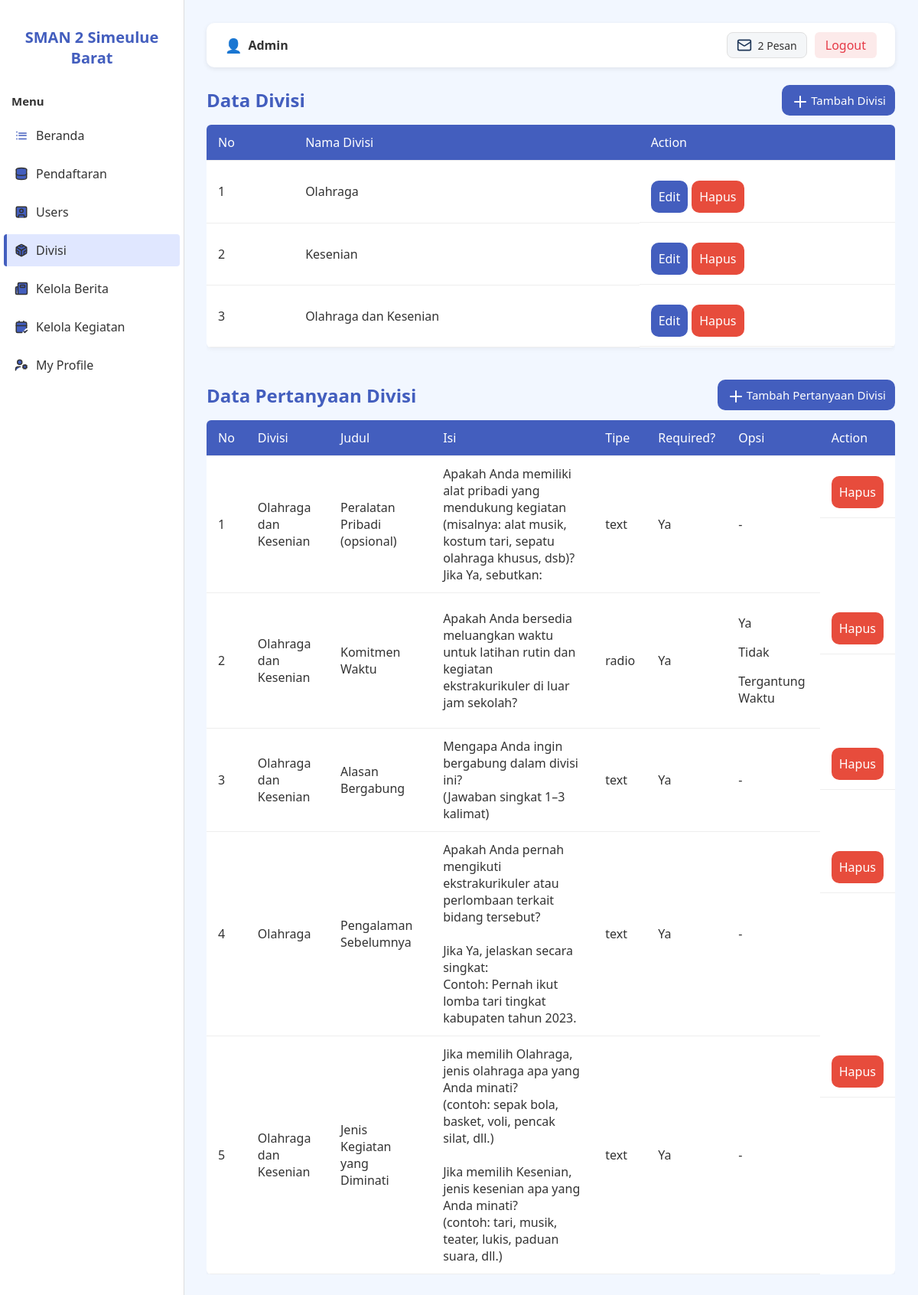
Screenshot of /dashboard/divisi.php (signed in) with the database file from the repository.
### tables this page shows
CREATE TABLE `divisi` (
  `id_divisi` int(11) NOT NULL,
  `nama_divisi` varchar(100) NOT NULL
);

CREATE TABLE `pertanyaan_divisi` (
  `id_pertanyaan` int(11) NOT NULL,
  `id_divisi` int(11) NOT NULL,
  `judul_pertanyaan` varchar(255) NOT NULL,
  `isi_pertanyaan` text NOT NULL,
  `tipe_pertanyaan` enum('text','textarea','radio','checkbox','select') NOT NULL,
  `is_required` tinyint(1) DEFAULT 0,
  `created_at` timestamp NOT NULL DEFAULT current_timestamp(),
  `updated_at` timestamp NOT NULL DEFAULT current_timestamp() ON UPDATE current_timestamp()
);

CREATE TABLE `opsi_pertanyaan` (
  `id_opsi` int(11) NOT NULL,
  `id_pertanyaan` int(11) NOT NULL,
  `opsi_text` varchar(255) NOT NULL,
  `nilai_opsional` varchar(255) DEFAULT NULL,
  `urutan` int(11) NOT NULL DEFAULT 0,
  `created_at` timestamp NOT NULL DEFAULT current_timestamp(),
  `updated_at` timestamp NOT NULL DEFAULT current_timestamp() ON UPDATE current_timestamp()
);

### actions/auth_check.php (called while the page is built, shortened)
<?php
function isAdmin()
{
    return isset($_SESSION['user']['role']) && $_SESSION['user']['role'] === 'admin';
}

### dashboard/divisi.php (the view, shortened to what this page needs)
<?php
include '../config/koneksi.php';
include '../actions/auth_check.php';
$limit = 10;
$page = isset($_GET['page']) ? max(1, intval($_GET['page'])) : 1;
$offset = ($page - 1) * $limit;
$searchSql = "";
$query = "SELECT * FROM divisi $searchSql LIMIT $limit OFFSET $offset";
$result = mysqli_query($koneksi, $query);
$queryPertanyaan = "
  SELECT p.*, d.nama_divisi
  FROM pertanyaan_divisi p
  LEFT JOIN divisi d ON p.id_divisi = d.id_divisi
  ORDER BY p.id_pertanyaan DESC
";
$resultPertanyaan = mysqli_query($koneksi, $queryPertanyaan);
$opsiQuery = "SELECT id_pertanyaan, opsi_text, nilai_opsional FROM opsi_pertanyaan";
$opsiResult = mysqli_query($koneksi, $opsiQuery);
$opsiMap = [];
while ($opsi = mysqli_fetch_assoc($opsiResult)) {
    $id = $opsi['id_pertanyaan'];
    $opsiMap[$id][] = $opsi;
}
?>
<!DOCTYPE html>
<html lang="id">
<head>
    <link rel="stylesheet" href="css/dashboard.css"/>
    <link rel="stylesheet" href="css/pagination.css"/>
</head>
<body>
<div class="dashboard-container">
    <?php include 'partials/sidebar.php'; ?>
    <main class="content">
        <?php include 'partials/navbar.php'; ?>
        <div class='heading-container'>
            <h1>Data Divisi</h1>
            <a class="btn-tambah" onclick="openAddModal()">
                <svg xmlns="http://www.w3.org/2000/svg" width="20" height="20" fill="none" stroke="currentColor" stroke-width="2" stroke-linecap="round" stroke-linejoin="round"><path d="M5 12h14"/><path d="M12 5v14"/></svg>
                Tambah Divisi
            </a>
        </div>
        <div class="table-container">
            <table>
                <thead>
                    <tr>
                        <th>No</th>
                        <th>Nama Divisi</th>
                        <?php if (isAdmin()) echo '<th>Action</th>'; ?>
                    </tr>
                </thead>
                <tbody>
                    <?php if (mysqli_num_rows($result) > 0): ?>
                        <?php $no = $offset + 1; ?>
                        <?php while ($row = mysqli_fetch_assoc($result)): ?>
                            <tr>
                                <td><?= $no++ ?></td>
                                <td><?= htmlspecialchars($row['nama_divisi']) ?></td>
                                <?php if (isAdmin()): ?>
                                <td class="action">
                                    <a class="btn-edit" href="#"
                                       data-id="<?= $row['id_divisi'] ?>"
                                       data-nama_divisi="<?= htmlspecialchars($row['nama_divisi']) ?>"
                                       onclick="openEditModal(this)">
                                        Edit
                                    </a>
                                    <a class="btn-delete" href="../actions/divisi/delete.php?id=<?= $row['id_divisi'] ?>" onclick="return confirm('Yakin ingin menghapus divisi ini?')">Hapus</a>
                                </td>
                                <?php endif; ?>
                            </tr>
                        <?php endwhile; ?>
                    <?php else: ?>
                        <tr>
                            <td colspan="<?= isAdmin() ? '3' : '2' ?>" style="text-align:center;">Tidak ada data divisi.</td>
                        </tr>
                    <?php endif; ?>
                </tbody>
            </table>
        </div>
        <div class='heading-container'>
            <h1>Data Pertanyaan Divisi</h1>
            <a class="btn-tambah" onclick="openAddPertanyaanModal()">
              <svg xmlns="http://www.w3.org/2000/svg" width="20" height="20" fill="none" stroke="currentColor" stroke-width="2" stroke-linecap="round" stroke-linejoin="round">
                <path d="M5 12h14"/><path d="M12 5v14"/>
              </svg>
              Tambah Pertanyaan Divisi
            </a>
        </div>
      <div class="table-container">
          <table>
              <thead>
                  <tr>
                      <th>No</th>
                      <th>Divisi</th>
                      <th>Judul</th>
                      <th>Isi</th>
                      <th>Tipe</th>
                      <th>Required?</th>
                      <th>Opsi</th>
                      <?php if (isAdmin()) echo '<th>Action</th>'; ?>
                  </tr>
              </thead>
              <tbody>
                  <?php if (mysqli_num_rows($resultPertanyaan) > 0): ?>
                      <?php $no = 1; ?>
                      <?php while ($row = mysqli_fetch_assoc($resultPertanyaan)): ?>
                          <tr>
                              <td><?= $no++ ?></td>
                              <td><?= htmlspecialchars($row['nama_divisi']) ?></td>
                              <td><?= htmlspecialchars($row['judul_pertanyaan']) ?></td>
                              <td><?= nl2br(htmlspecialchars($row['isi_pertanyaan'])) ?></td>
                              <td><?= $row['tipe_pertanyaan'] ?></td>
                              <td><?= $row['is_required'] ? 'Ya' : 'Tidak' ?></td>
                              <td>
                                  <?php if (!empty($opsiMap[$row['id_pertanyaan']])): ?>
                                          <?php foreach ($opsiMap[$row['id_pertanyaan']] as $o): ?>
                                              <p><?= htmlspecialchars($o['opsi_text']) ?></p>
                                          <?php endforeach; ?>
                                  <?php else: ?>
                                      -
                                  <?php endif; ?>
                              </td>
                              <?php if (isAdmin()): ?>
                              <td class="action">
                                  <a class="btn-delete" href="../actions/pertanyaan_divisi/delete.php?id=<?= $row['id_pertanyaan'] ?>" onclick="return confirm('Yakin ingin menghapus pertanyaan ini?')">Hapus</a>
                              </td>
                              <?php endif; ?>
                          </tr>
                      <?php endwhile; ?>
                  <?php else: ?>
                      <tr>
                          <td colspan="<?= isAdmin() ? '8' : '7' ?>" style="text-align:center;">Tidak ada data pertanyaan divisi.</td>
                      </tr>
                  <?php endif; ?>
              </tbody>
          </table>
      </div>
    </main>
</div>
</body>
</html>

### dashboard/css/dashboard.css (style rules this page uses)
:root { --primary: #435ebe; --light-bg: #f2f7ff; --white: #fff; --text-dark: #333; --bg-gray-light: #dedede; --hover-bg: #e0e7ff; --danger: #e74c3c; }
body { margin: 0; font-family: "Segoe UI", sans-serif; background-color: var(--light-bg); color: var(--text-dark); }
.dashboard-container { display: flex; min-height: 100vh; }
.content { margin-left: 240px; padding: 30px; flex-grow: 1; background-color: var(--light-bg); }
h1 { font-size: 24px; color: var(--primary); }
.table-container { overflow-x: auto; }
table { width: 100%; border-collapse: collapse; background-color: var(--white); box-shadow: 0 2px 6px rgba(0, 0, 0, 0.05); border-radius: 6px; overflow: hidden; }
th, td { padding: 12px 15px; border-bottom: 1px solid #eee; text-align: left; }
th { background-color: var(--primary); color: var(--white); font-weight: 500; }
.action { display: flex; flex-direction: row; gap: 5px; margin-top: 14px; }
.btn-edit { text-decoration: none; font-weight: 500; background-color: var(--primary); padding: 10px 10px; border-radius: 10px; text-align: center; color: white; }
.btn-delete { background-color: var(--danger); text-decoration: none; font-weight: 500; padding: 10px 10px; border-radius: 10px; text-align: center; color: white; }
.heading-container { display: flex; flex-direction: row; justify-content: space-between; align-items: center; margin-top: 10px; }
.btn-tambah { background-color: var(--primary); color: #fff; border: none; padding-top: 8px; padding-bottom: 8px; padding-left: 10px; padding-right: 10px; border-radius: 10px; font-size: 15px; font-weight: 600; cursor: pointer; transition: background-color 0.2s ease; text-decoration: none; display: flex; flex-direction: row; align-items: center; gap: 5px; }
.btn-tambah svg { width: 20px; height: 20px; }

### dashboard/divisi.php (style rules this page uses)
.btn-tambah { background-color: #435ebe; text-decoration: none; font-weight: 500; padding: 10px 12px; border-radius: 10px; color: white; display: inline-flex; align-items: center; gap: 6px; }
.btn-tambah svg { stroke: white; }

### rows the page displays
divisi: nama_divisi "Olahraga"
divisi: nama_divisi "Kesenian"
divisi: nama_divisi "Olahraga dan Kesenian"
pertanyaan_divisi: id_divisi.nama_divisi "Olahraga dan Kesenian", judul_pertanyaan "Peralatan Pribadi (opsional)", isi_pertanyaan "Apakah Anda memiliki alat pribadi yang mendukung kegiatan (misalnya: alat musik, kostum tari, sepatu olahraga khusus, dsb)? Jika Ya, sebutkan:", tipe_pertanyaan "text", is_required "Ya"
pertanyaan_divisi: id_divisi.nama_divisi "Olahraga dan Kesenian", judul_pertanyaan "Komitmen Waktu", isi_pertanyaan "Apakah Anda bersedia meluangkan waktu untuk latihan rutin dan kegiatan ekstrakurikuler di luar jam sekolah?", tipe_pertanyaan "radio", is_required "Ya"
opsi_pertanyaan: opsi_text "Ya"
opsi_pertanyaan: opsi_text "Tidak"
opsi_pertanyaan: opsi_text "Tergantung Waktu"
pertanyaan_divisi: id_divisi.nama_divisi "Olahraga dan Kesenian", judul_pertanyaan "Alasan Bergabung", isi_pertanyaan "Mengapa Anda ingin bergabung dalam divisi ini? (Jawaban singkat 1–3 kalimat)", tipe_pertanyaan "text", is_required "Ya"
pertanyaan_divisi: id_divisi.nama_divisi "Olahraga", judul_pertanyaan "Pengalaman Sebelumnya", isi_pertanyaan "Apakah Anda pernah mengikuti ekstrakurikuler atau perlombaan terkait bidang tersebut? Jika Ya, jelaskan secara singkat: Contoh: Pernah ikut lomba tari tingkat kabupaten tahun 2023.", tipe_pertanyaan "text", is_required "Ya"
pertanyaan_divisi: id_divisi.nama_divisi "Olahraga dan Kesenian", judul_pertanyaan "Jenis Kegiatan yang Diminati", isi_pertanyaan "Jika memilih Olahraga, jenis olahraga apa yang Anda minati? (contoh: sepak bola, basket, voli, pencak silat, dll.) Jika memilih Kesenian, jenis kesenian apa yang Anda minati? (contoh: tari, musik, teater, lukis, paduan suara, dll.)", tipe_pertanyaan "text", is_required "Ya"

### other values shown
$username "Admin"
$total_notif "2"
